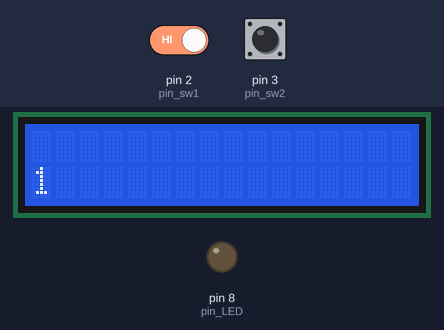
The sketch below on a simulated Arduino Uno, built with avr-gcc and run on an emulated ATmega328P. Shown: 16×2 character LCD, output pins drawn as LEDs (lit = HIGH). The inputs (shaded band) are chosen by the test bench; at power-on: pin 2 (pin_sw1) HIGH, pin 3 (pin_sw2) HIGH.

Above: at 2.1 s.
At 23.2 s:
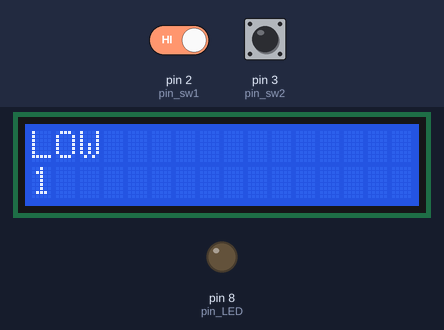
23.3 s: pin 2 (pin_sw1) driven LOW
At 41.1 s:
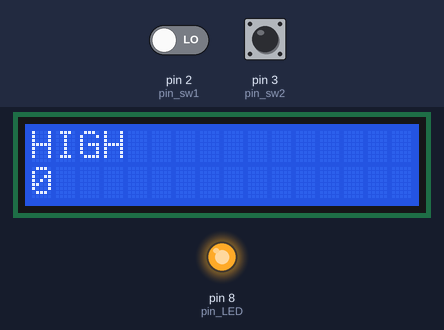
Timing chart, 0 to 42.6 s (numbered marks = the images above; inputs shaded):
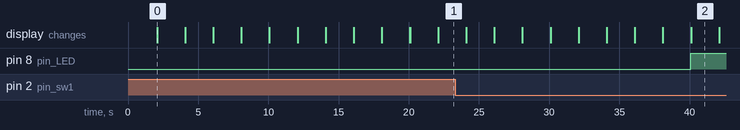

The sketch:

LV13_ZAD03.ino
```cpp
#include <Wire.h>
#include <LiquidCrystal_I2C.h>

LiquidCrystal_I2C lcd(0x27, 16, 2);

int pin_sw1= 2;
int pin_sw2 = 3;
int pin_LED = 8;

void setup() {
  pinMode(pin_sw1, INPUT_PULLUP);
  pinMode(pin_sw2, INPUT_PULLUP);
  pinMode(pin_LED, OUTPUT);
  lcd.begin();
  lcd.backlight();
}

bool state = LOW;

void loop() {
  for(int i=0; i<=9; i++){
    lcd.setCursor(0, 1);
    lcd.print(i);
    delay(2000);
  }

  if(digitalRead(pin_sw1) == 0){
    led_on();
  }
  if(digitalRead(pin_sw2) == 0){
    led_off();
  }

  digitalWrite(pin_LED, state);


  if(state){
    lcd.setCursor(0, 0);
    lcd.print("HIGH");
  }else{
    lcd.setCursor(0, 0);
    lcd.print("LOW ");
  }
}

void led_on(){
  state = HIGH;
}

void led_off(){
  state = LOW;
}
```

Measured:
- after the input at 23.3 s, pin 8 (pin_LED): LOW → HIGH after 16.8 s; the display: first differs from a run without the input after 16.8 s (image 2 shows a later state)
- what the display in image 0 shows lasts 2.0 s, from 2.1 s to 4.1 s
